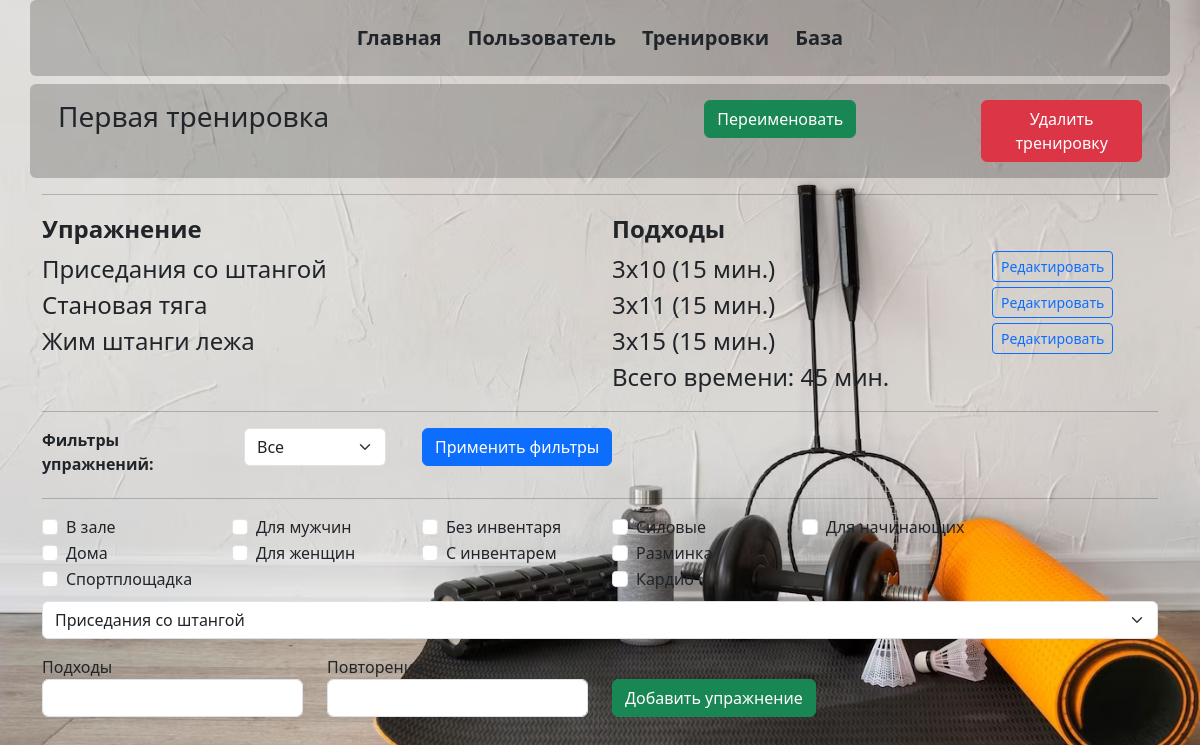
/edit_train/1, run on the app's committed database.
### _models.py (models this page shows, shortened)
class Training(db.Model):
    __tablename__ = 'trainings'
    training_id = db.Column(db.Integer, primary_key=True)
    name = db.Column(db.String(50), nullable=False)
    exercises = relationship('Exercise', secondary='training_exercises', overlaps="trainings")
    user_trainings = relationship('UserTraining', back_populates='training')

class Exercise(db.Model):
    __tablename__ = 'exercises'
    exercise_id = db.Column(db.Integer, primary_key=True)
    name = db.Column(db.String(50), nullable=False)
    target = db.Column(db.String(20), default='')
    description = db.Column(db.String(300), nullable=False)
    difficulty = db.Column(db.Integer, nullable=False)
    time_per_set = db.Column(db.Integer, nullable=False)
    counter = db.Column(db.Integer, default=0)
    filters = db.Column(JSON, default=[])   # LOCATION_FILTERS.keys
    user_training_exercises = relationship('UserTrainingExercise', back_populates='exercise')
    muscles = relationship('Muscle', secondary='exercise_muscles')
    training = db.relationship('Training', secondary='training_exercises', overlaps="exercises")

### main.py (the view)
@app.route('/edit_train/<int:train_id>', methods=['POST', 'GET'])
def edit_train(train_id):
    config_filters = config.FILTER_LIST # основные фильтры из конфига (список списков)
    config_filter_targets = config.FILTER_TARGETS   # список фильтров таргета - групп мышц
    train = Training.query.get(train_id)  # нахожу тренировку по ID которое передано в роуте
    exercise_filter_list = session.get('exercise_filter_list', [])  # загрузка списка фильтров из сессии, или пустой
    target_filter = session.get('target_filter','-1')   # загрузка фильтра таргета из сессии, по умолч -1 (все)
    group_conditions = []
    for group in exercise_filter_list:
        group_condition = or_(*[Exercise.filters.contains(filter) for filter in group])
        group_conditions.append(group_condition)
    combined_condition = and_(*group_conditions)
    filtered_exercises = Exercise.query.filter(combined_condition).all()
    if int(target_filter) >= 0:
        target_filter_name = config_filter_targets[int(target_filter)+1]
        exercises = [ex for ex in filtered_exercises if ex.target == target_filter_name]    # отбираю по полю таргет
    else:
        exercises = filtered_exercises  # если фильтр -1 (все) то не фильтрую
    if train:
        session['train'] = train
        te_info_list = get_training_connections(train.training_id) # функция для получения связанных с тренировкой полей
        session['te_info_list'] = te_info_list
    total_time = 0
    for te_info in te_info_list:
        total_time += te_info[0].time_per_set * te_info[1]
    return render_template('edit_train.html', train=train, te_info_list=te_info_list,
                           exercises=exercises, config_filters=config_filters, exercise_filter_list=exercise_filter_list,
                           config_filter_targets=config_filter_targets, target_filter=target_filter, total_time=total_time)

### _logic.py (called while the page is built)
def get_training_connections(train_id):   # te_info = [te, sets, repetitions] (te- Exercise)
    train = Training.query.get(train_id)
    te_info_list = []
    for te in train.exercises:  # для каждого упражнения te из цикла по training.exercises (класса Training)
        training_exercise = TrainingExercise.query.filter_by(training_id=train.training_id,
                                                             exercise_id=te.exercise_id).first()
        if training_exercise:  # и выбираем связанные сеты повторы и веса (которые 0 по умолчанию)
            sets = training_exercise.sets
            repetitions = training_exercise.repetitions
            te_info = [te, sets, repetitions]
            te_info_list.append(te_info)
    return te_info_list

### templates/edit_train.html (shortened to what this page needs)
{% extends 'base.html' %}
{% block body %}
<div class="row mb-1 p-3 bg-opacity-20 rounded-2">
            <div class="col-7">
                <h3>{{train.name}}</h3>
            </div>
            <div class="col-3">
                <button type="button" class="btn btn-success" data-bs-toggle="modal" data-bs-target="#rename_train">Переименовать</button>
            </div>
            <div class="col-2">
                <button type="button" class="btn btn-danger" data-bs-toggle="modal" data-bs-target="#delete_train">Удалить тренировку</button>
            </div>
        </div>
<hr>
<section >
{% if te_info_list %}
    <div class="row mb-1 ">
                <div class="col-6 fs-4">
                    <b>Упражнение</b>
                </div>
                <div class="col-3 fs-4">
                    <b>Подходы</b>
                </div>
                <div class="col-3">
                </div>
    </div>
    <div class="row mb-1">
        {% for te_info in te_info_list %}
                <div class="col-6 fs-4">
                    {{te_info[0].name}}
                </div>
                <div class="col-4 fs-4">
                    {{te_info[1]}}x{{te_info[2]}} ({{te_info[0].time_per_set*te_info[1]}} мин.)
                </div>
                <div class="col-2">
                    <button type="button" class="btn btn-outline-primary btn-sm" data-bs-toggle="modal" data-bs-target="#confirmDelete{{ te_info[0].exercise_id }}">Редактировать</button>
                </div>
        {% endfor %}
                <div class="col-6 fs-4">
                </div>
                <div class="col-4 fs-4">
                   Всего времени:  {{total_time}} мин.
                </div>
                <div class="col-2">
                </div>
    </div>
{% else %} <h4>В этой тренировке пока нет упражнений</h4>
{% endif %}
</section>
<hr>
<form action="/get_exercise_filter_list" method="post">
    <div class="row mb-0">
        <div class="col-2">
            <b>Фильтры упражнений:</b>
        </div>
        <div class="col-2">
            <div class="container-fluid">
            <select name="select_target" id="select_target" class="form-select form-select-md mb-3 me-2" aria-label=".form-select-md example">>
                {% for num in range(config_filter_targets|length) %}
                    <option value="{{num-1}}" {% if target_filter|int+1 == num %} selected {% endif %}>{{config_filter_targets[num]}}
                {% endfor %}
            </select>
            </div>
        </div>
        <div class="col-2">
            <input type="submit" class="btn btn-primary" value="Применить фильтры">
        </div>
    </div>
    <hr>
    <div class="row mb-2">
                {% for i in range(config_filters|length) %}
        <div class="col-2">
                    {% for key, filter in config_filters[i].items() %}
                        <div class="form-check">
                            <input class="form-check-input" type="checkbox" name="filters{{i+1}}" value="{{key}}" id="chk_{{key}}" {% if key in exercise_filter_list[i]  %} checked {% endif %}>
                            <label class="form-check-label" for="chk_{{key}}">
                               {{filter}}
                            </label>
                        </div>
                    {% endfor %}
        </div>
                {% endfor %}
    </div>
</form>
<form action="/train_add_ex" method="post">
        <select name="select_exercise" id="select_exercise" class="form-select form-select-md mb-3 me-2" aria-label=".form-select-md example">>
                {% for ex in exercises %}
                    <option value="{{ex.exercise_id}}">{{ex.name}}
                {% endfor %}
        </select>
            <div class="row mb-2">
            <div class="col-3">
                Подходы <br>
                <input type="number" name="sets" id="sets" class="form-control mb-2" required>
            </div>
            <div class="col-3">
                Повторения <br>
                <input type="number" name="reps" id="reps" class="form-control mb-2" required><br>
            </div>
            <div class="col-3">
                <br>
                <input type="submit" class="btn btn-success" value="Добавить упражнение">
            </div>
            </div>
</form>
{% endblock %}

### static/css/main.css (style rules this page uses)
body { background-image: url('../imgs/background.jpg'); background-size: cover; background-repeat: no-repeat; background-attachment: fixed; }
.bg-opacity-20 { background-color: rgba(0, 0, 0, 0.2); }

### data on the page
Training: name "Первая тренировка"
Exercise: name "Приседания со штангой", te_info "3", te_info "10", te_info[0].time_per_set*te_info[1] "15"
Exercise: name "Становая тяга", te_info "3", te_info "11", te_info[0].time_per_set*te_info[1] "15"
Exercise: name "Жим штанги лежа", te_info "3", te_info "15", te_info[0].time_per_set*te_info[1] "15"

### other printed values
{{ total_time }} "45"
{{ filter }} "В зале" "Дома" "Спортплощадка" "Для мужчин" "Для женщин" "Без инвентаря" "С инвентарем" "Силовые" "Разминка" "Кардио" "Для начинающих"
form field select_target "Все"
form field select_exercise "Приседания со штангой"
